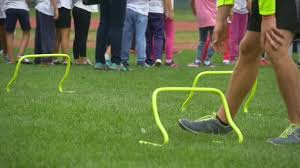
#> input picture egoat/testimage3.jpg, 300 x 168 px
$ python grass.py
#> lines starting #> are read from the running program, lines starting #| are printed output that depends on the picture; after the words box and inside, x2 and y2 are one past the last pixel; in counts of white or black regions, pixels touching at a corner belong together
import cv2
import numpy as np
from matplotlib import pyplot as plt

def auto_canny(image, sigma=0.33):
	# compute the median of the single channel pixel intensities
	v = np.median(image)

	# apply automatic Canny edge detection using the computed median
	lower = int(max(0, (1.0 - sigma) * v))
	upper = int(min(255, (1.0 + sigma) * v))
	edged = cv2.Canny(image, lower, upper)

	# return the edged image
	return edged

image = cv2.imread("testimage3.jpg")
#> image is the input picture: shape (168, 300, 3); mean B, G, R 69.6, 115.5, 103.3

blur = cv2.blur(image, (2,2))

hsv_image = cv2.cvtColor(image, cv2.COLOR_BGR2HSV)
#> hsv_image: shape (168, 300, 3); mean H, S, V 53.8, 120.8, 125.4
cv2.imshow('before v', hsv_image)
h, s, v = cv2.split(hsv_image)
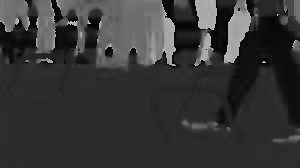
#> h: shape (168, 300); min 0, max 179, mean 53.8
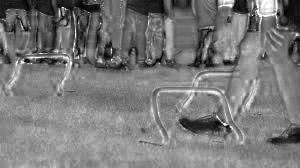
#> s: shape (168, 300); min 0, max 255, mean 120.8
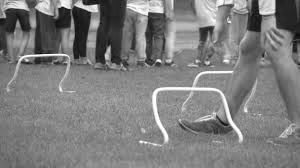
#> v: shape (168, 300); min 4, max 255, mean 125.4
v.fill(200)
#> v: shape (168, 300); every value is 200
hsv_image = cv2.merge([h, s, v])
#> hsv_image: shape (168, 300, 3); mean H, S, V 53.8, 120.8, 200
blurred = cv2.GaussianBlur(hsv_image, (3, 3), 0)
#> blurred: shape (168, 300, 3); mean H, S, V 53.9, 120.9, 200
edges = auto_canny(blurred)
#> in auto_canny, `v = np.median(image)`: v = 132
#> in auto_canny, `lower = int(max(0, (1.0 - sigma) * v))`: lower = 88
#> in auto_canny, `upper = int(min(255, (1.0 + sigma) * v))`: upper = 175
#> in auto_canny, `edged = cv2.Canny(image, lower, upper)`:
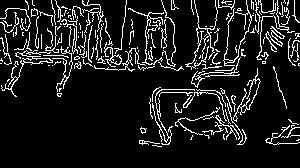
#> edged: shape (168, 300); 10.9% white in thin lines or dots, all inside (x1, y1, x2, y2) = (0, 0, 300, 147)
# edges = cv2.bitwise_not(edges)

cv2.imshow('edges', edges)

lower = np.array([20,14,100])
upper = np.array([96,255,255])

mask = cv2.inRange(hsv_image, lower, upper)
#> mask: shape (168, 300); 69.1% white; 18 black regions (11 under 20 px), largest, box (x1, y1, x2, y2) and area: (0, 0, 300, 124) 15062, (284, 0, 300, 23) 186, (214, 109, 225, 125) 82
output = cv2.bitwise_and(image, image, mask = mask)
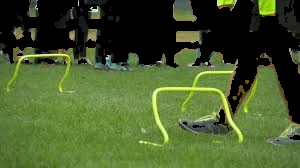
#> output: shape (168, 300, 3); mean B, G, R 43.2, 89.1, 70.2
output =cv2.bitwise_and(image, image, mask = edges)
output = cv2.bitwise_not(output)
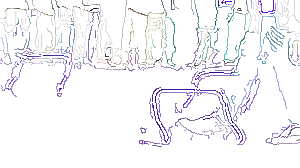
#> output: shape (168, 300, 3); mean B, G, R 247.5, 243.9, 244.2
cv2.imshow('output', output)

dilation_size = 4
element = cv2.getStructuringElement(cv2.MORPH_RECT, (2 * dilation_size +1, 2 * dilation_size + 1))
dst = cv2.morphologyEx(mask, cv2.MORPH_CLOSE, element)
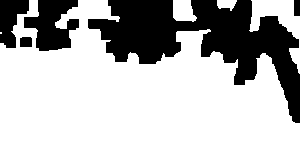
#> dst: shape (168, 300); 73.9% white; 5 black regions, box (x1, y1, x2, y2) and area: (88, 0, 300, 123) 10300, (24, 0, 79, 51) 1758, (0, 0, 29, 48) 892, (20, 37, 32, 47) 117, (294, 0, 300, 16) 96

cv2.imshow('mask', mask)
cv2.imshow('image no blur', hsv_image)
cv2.imshow('image', blur)
cv2.imshow('dst', dst)

cv2.waitKey(0)
cv2.destroyAllWindows()

$ run again, with egoat/testimage1.jpg copied over egoat/testimage3.jpg
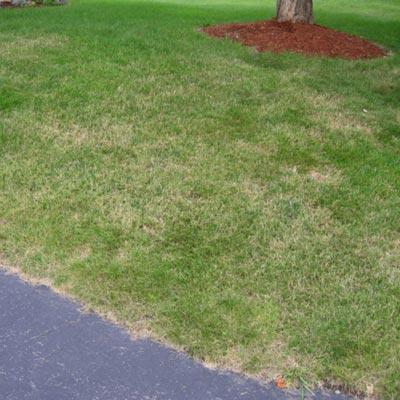
#> input picture egoat/testimage1.jpg, 400 x 400 px
#> image is the input picture: shape (400, 400, 3); mean B, G, R 88.9, 135.1, 122
#> blurred: shape (400, 400, 3); mean H, S, V 46.8, 103.4, 200
#> in auto_canny, `v = np.median(image)`: v = 114
#> lower = 76
#> upper = 151
#> in auto_canny, `edged = cv2.Canny(image, lower, upper)`:
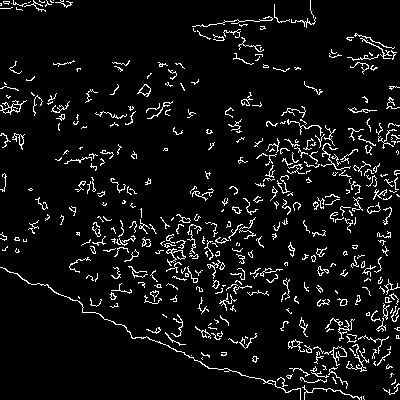
#> edged: shape (400, 400); 6.4% white in thin lines or dots
#> mask: shape (400, 400); 83% white; 19 black regions (13 under 20 px), largest, box (x1, y1, x2, y2) and area: (0, 259, 301, 400) 21118, (200, 0, 388, 60) 4839, (304, 380, 381, 400) 1014, (0, 0, 17, 7) 106, (284, 357, 295, 367) 57, (312, 172, 324, 181) 47
#> `dst = cv2.morphologyEx(mask, cv2.MORPH_CLOSE, element)`:
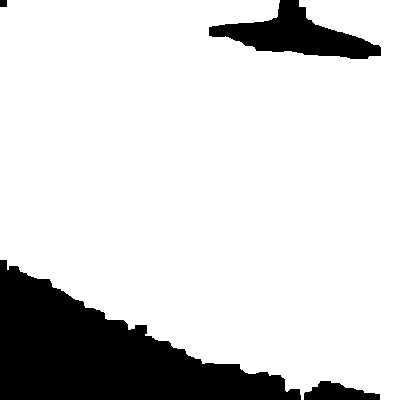
#> dst: shape (400, 400); 83.5% white; 4 black regions, box (x1, y1, x2, y2) and area: (0, 260, 301, 400) 20759, (209, 0, 381, 59) 4615, (304, 381, 380, 400) 927, (0, 0, 7, 7) 49

$ run again, with egoat/testimage4.JPG copied over egoat/testimage3.jpg
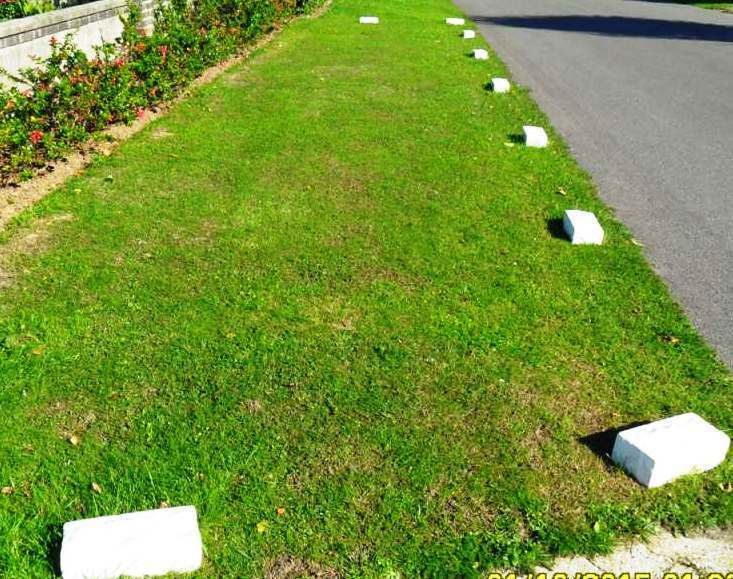
#> input picture egoat/testimage4.JPG, 733 x 579 px
#> image is the input picture: shape (579, 733, 3); mean B, G, R 57, 146.8, 119
#> blurred: shape (579, 733, 3); mean H, S, V 38.6, 169.3, 200
#> in auto_canny, `v = np.median(image)`: v = 200
#> lower = 134
#> upper = 255
#> edged: shape (579, 733); 14.3% white in thin lines or dots
#> mask: shape (579, 733); 87.1% white; 209 black regions (127 under 20 px), largest, box (x1, y1, x2, y2) and area: (471, 0, 733, 337) 34086, (57, 507, 200, 579) 7923, (608, 414, 728, 486) 4962
#> `dst = cv2.morphologyEx(mask, cv2.MORPH_CLOSE, element)`:
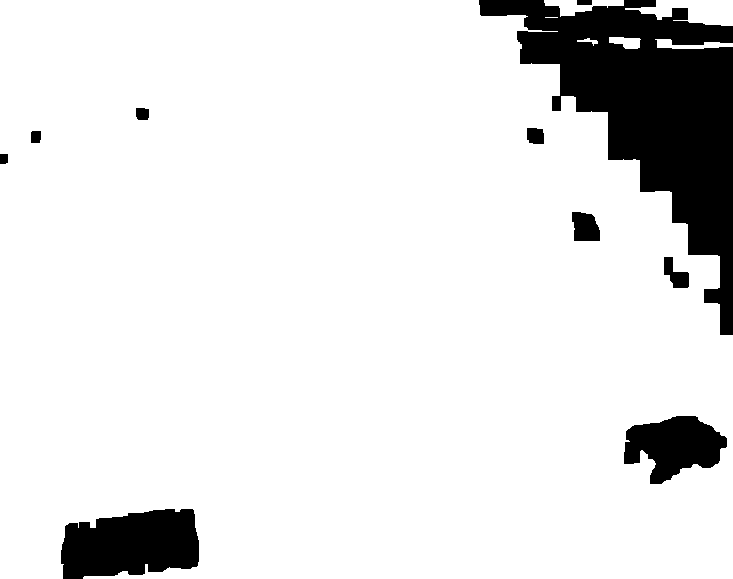
#> dst: shape (579, 733); 89% white; 10 black regions, largest, box (x1, y1, x2, y2) and area: (479, 0, 733, 335) 32728, (61, 509, 199, 579) 7740, (624, 416, 727, 484) 4457
